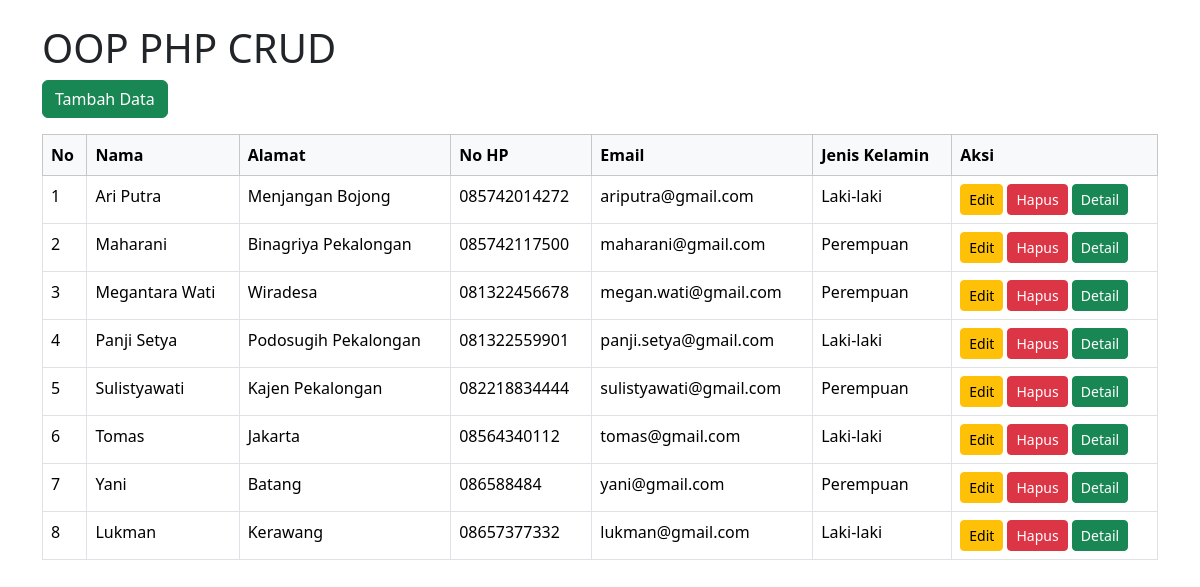
The page / on the database its author committed.
### tables this page shows
CREATE TABLE `tb_users` (
  `id` int(10) NOT NULL,
  `nama` varchar(255) NOT NULL,
  `alamat` varchar(255) NOT NULL,
  `nohp` char(13) NOT NULL,
  `foto` blob,
  `jenis_kelamin` enum('Laki-laki','Perempuan') DEFAULT NULL,
  `email` varchar(255) DEFAULT NULL
);

### index.php (the view, shortened to what this page needs)
<?php
$servername = "localhost";
$username = "root";
$password = "";
$dbname = "db_php";
$conn = new mysqli($servername, $username, $password, $dbname);
$sql = "SELECT * FROM tb_users";
$result = $conn->query($sql);
?>
<!doctype html>
<html lang="en">
<head>
    <link href="https://cdn.jsdelivr.net/npm/bootstrap@5.3.3/dist/css/bootstrap.min.css" rel="stylesheet">
</head>
<body>
<div class="container mt-4">
    <h1>OOP PHP CRUD</h1>
    <a href="input.php" class="btn btn-success mb-3">Tambah Data</a>
    <table class="table table-bordered">
        <thead class="table-light">
            <tr>
                <th>No</th>
                <th>Nama</th>
                <th>Alamat</th>
                <th>No HP</th>
                <th>Email</th>
                <th>Jenis Kelamin</th>
                <th>Aksi</th>
            </tr>
        </thead>
        <tbody>
        <?php
        if ($result && $result->num_rows > 0) {
            $no = 1;
            while ($row = $result->fetch_assoc()) {
                echo "<tr>";
                echo "<td>" . $no++ . "</td>";
                echo "<td>" . htmlspecialchars($row['nama']) . "</td>";
                echo "<td>" . htmlspecialchars($row['alamat']) . "</td>";
                echo "<td>" . htmlspecialchars($row['nohp']) . "</td>";
                echo "<td>" . htmlspecialchars($row['email']) . "</td>";
                echo "<td>" . htmlspecialchars($row['jenis_kelamin']) . "</td>";
                echo "<td>
                        <a href='edit.php?id=" . $row['id'] . "' class='btn btn-warning btn-sm'>Edit</a>
                        <a href='hapus.php?id=" . $row['id'] . "' class='btn btn-danger btn-sm' onclick='return confirm(\"Yakin ingin menghapus data ini?\")'>Hapus</a>
                        <a href='detail.php?id=" . $row['id'] . "' class='btn btn-success btn-sm'>Detail</a>
                      </td>";
                echo "</tr>";
            }
        } else {
            echo "<tr><td colspan='7'>Tidak ada data</td></tr>";
        }
        ?>
        </tbody>
    </table>
</div>
</body>
</html>

### rows shown on the page
tb_users: nama "Ari Putra", alamat "Menjangan Bojong", nohp "085742014272", email "ariputra@gmail.com", jenis_kelamin "Laki-laki"
tb_users: nama "Maharani", alamat "Binagriya Pekalongan", nohp "085742117500", email "maharani@gmail.com", jenis_kelamin "Perempuan"
tb_users: nama "Megantara Wati", alamat "Wiradesa", nohp "081322456678", email "megan.wati@gmail.com", jenis_kelamin "Perempuan"
tb_users: nama "Panji Setya", alamat "Podosugih Pekalongan", nohp "081322559901", email "panji.setya@gmail.com", jenis_kelamin "Laki-laki"
tb_users: nama "Sulistyawati", alamat "Kajen Pekalongan", nohp "082218834444", email "sulistyawati@gmail.com", jenis_kelamin "Perempuan"
tb_users: nama "Tomas", alamat "Jakarta", nohp "08564340112", email "tomas@gmail.com", jenis_kelamin "Laki-laki"
tb_users: nama "Yani", alamat "Batang", nohp "086588484", email "yani@gmail.com", jenis_kelamin "Perempuan"
tb_users: nama "Lukman", alamat "Kerawang", nohp "08657377332", email "lukman@gmail.com", jenis_kelamin "Laki-laki"
